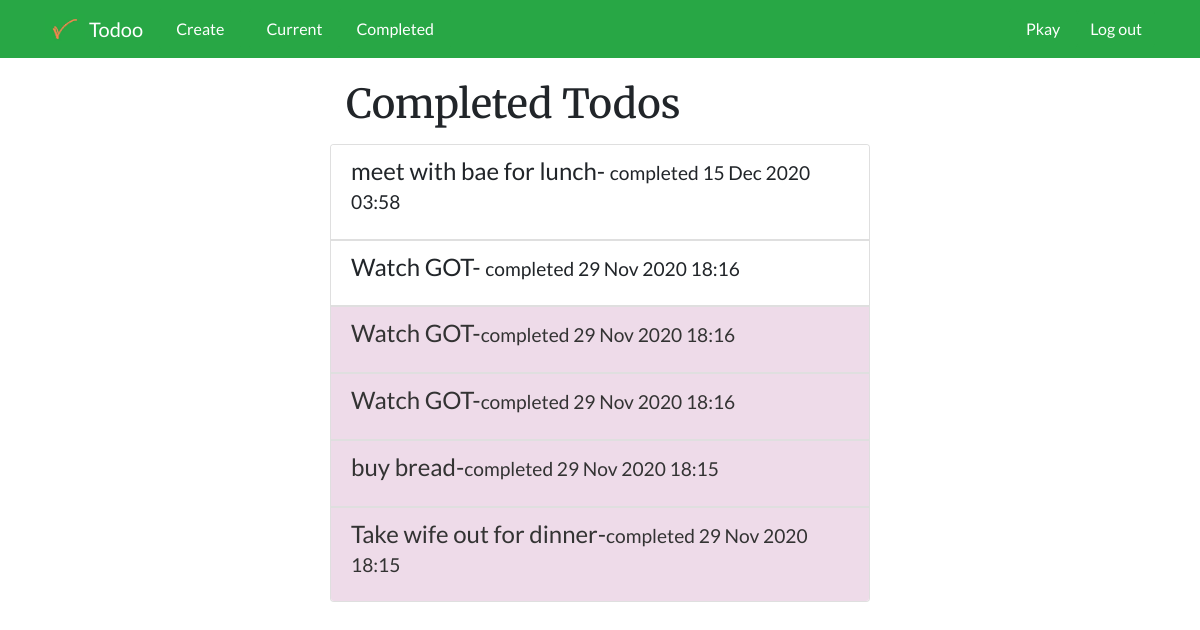
The app's page /completed/ (signed in) with its own data.
### todo/models.py (models this page shows, shortened)
class Todo(models.Model):
  title = models.CharField(max_length=75)
  memo = models.TextField(blank=True)
  important = models.BooleanField(default=False)
  created = models.DateTimeField(auto_now_add=True)
  datecompleted = models.DateTimeField(null=True, blank=True)
  user = models.ForeignKey(User, on_delete=models.CASCADE)

### todo/views.py (the view)
# urls.py: path('completed/', views.completed, name='completed'),
@login_required
def completed(request):
  todos = Todo.objects.filter(user = request.user, datecompleted__isnull=False).order_by('-datecompleted')
  return render(request, 'todo/completed.html', {'todos':todos})

### todo/templates/todo/completed.html
{% extends 'todo/base.html' %}
{% block content %}
   <div class="container">
     <div class="row">
       <div class="col-md-6 mx-auto mt-5">
         <h4 class="mb-3 pl-3 h-lg">
           Completed Todos
         </h4>
         <div class="card">
            {% for todo in todos %}
              <ul class="list-group list-group-flush">
              {% if todo.important %}
                <li class="list-group-item bg-completed">
                  <a class="card-link todo-link" href="{% url 'completed' %}">
                        <h4 class="card-title">
                          {{ todo.title }}-<small>completed {{ todo.datecompleted|date:"d M Y" }} {{ todo.datecompleted|time:"H:i" }}</small>
                        </h4>
                  </a>
                </li>
              {% else %}
                <li class="list-group-item">
                    <h4 class="card-title">
                       {{ todo.title }}- <small> completed {{ todo.datecompleted|date:"d M Y" }} {{ todo.datecompleted|time:"H:i" }} </small>
                    </h4>
                  </li>
              {% endif %}
              </ul>
            {% endfor %}
          </div>
        </div>
      </div>
    </div>
{% endblock content %}

### todo/templates/todo/base.html (shortened to what this page needs)
{% load static %}
<!doctype html>
<html lang="en">
  <head>
    <link rel="stylesheet" href="https://cdn.jsdelivr.net/npm/bootstrap@4.5.3/dist/css/bootstrap.min.css">
    <link rel="stylesheet" href="{% static 'todo/styles.css'%}" type="text/css">
  </head>
  <body>
    <div>
      {% if user.is_authenticated %}
      <header class="my-navbar">
        <nav class=" navbar navbar-expand-lg bg-success text-white">
          <div class="container">
            <a class="navbar-brand text-white" href="{% url 'home' %}">
              <img src="{% static 'todo/my-log.jpg' %}" width="40" height="30" class="d-inline-block align-top" alt="" loading="lazy">
              Todoo
            </a>
            <ul class="nav">
              <li class="nav-item mr-2">
                <a class="nav-link btn btn-success text-white" href="{% url 'createtodo' %}"> Create </a>
              </li>
              <li class="nav-item">
                <a  href="{% url 'currenttodos' %}" class="nav-link btn btn-success text-white">Current</a>
              </li>
              <li class="nav-item">
                <a  href="{% url 'completed' %}" class="nav-link btn btn-success text-white">Completed</a>
              </li>
            </ul>
            <ul class="collapse navbar-collapse nav justify-content-end text-white " id="navbarSupportedContent">
                  <li class="nav-item">
                    <a  href="{% url 'currenttodos' %}" class="nav-link btn btn-success text-white">{{ user.username }}</a>
                  </li>
                  <li class="nav-item">
                    <form action ="{% url 'logout_request' %}"  method="POST">
                      <button class="btn btn-success text-white" type="submit">
                        Log out
                      </button>
                    </form>
                  </li>
            </ul>
          </div>
        </nav>
      </header>
          {% endif %}
    </div>
  </body>
</html>
{% block content %}{% endblock content %}

### todo/static/todo/styles.css (style rules this page uses)
* { padding: 0; margin: 0; }
body { font-family: 'Lato', sans-serif; }
.my-navbar { width: 100vw; height: 2rem; }
.bg-completed { background:#eedbe9; color: #333; }
.todo-link:link { color: #333; }
.h-lg { font-family: 'Merriweather', serif; font-size: 2.5rem; }
.card-title { font-weight: normal; }

### records on screen
Todo: title "meet with bae for lunch", datecompleted "15 Dec 2020", datecompleted "03:58"
Todo: title "Watch GOT", datecompleted "29 Nov 2020", datecompleted "18:16"
Todo: title "Watch GOT", datecompleted "29 Nov 2020", datecompleted "18:16"
Todo: title "Watch GOT", datecompleted "29 Nov 2020", datecompleted "18:16"
Todo: title "buy bread", datecompleted "29 Nov 2020", datecompleted "18:15"
Todo: title "Take wife out for dinner", datecompleted "29 Nov 2020", datecompleted "18:15"

### other values on screen
{{ user.username }} "Pkay"
